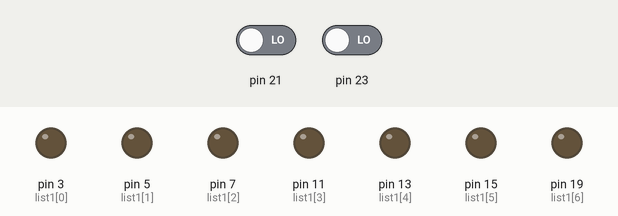
Simulated run of this program. Board: Raspberry Pi (header pin numbers). On the bench: output pins drawn as LEDs (lit = HIGH). The inputs (shaded band) are chosen by the test bench; at power-on: pin 21 LOW, pin 23 LOW.

Above: at 1.2 s.
1.3 s: pin 21 driven HIGH
At 2.1 s:
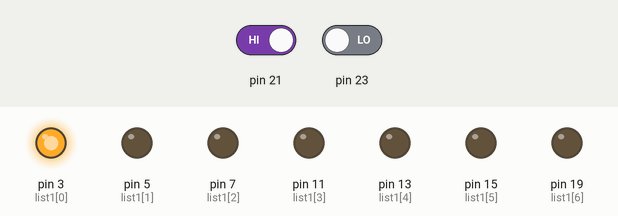
At 8.3 s:
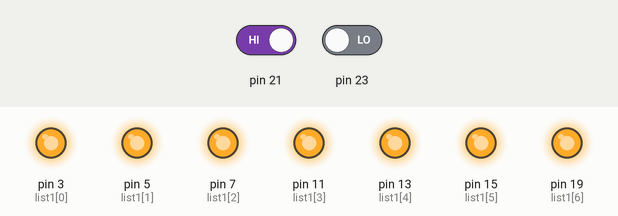
Timing chart, 0 to 9.8 s (numbered marks = the images above; inputs shaded):
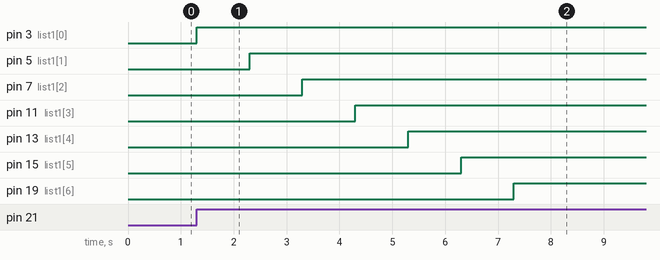

The program:

2pushbotton-_7leds_light_up_in_order_n_reverse.py
```python
import RPi.GPIO as gpio
from time import sleep

gpio.setwarnings(False)
gpio.setmode(gpio.BOARD)
gpio.setup(3,gpio.OUT,initial=gpio.LOW)
gpio.setup(5,gpio.OUT,initial=gpio.LOW)
gpio.setup(7,gpio.OUT,initial=gpio.LOW)
gpio.setup(11,gpio.OUT,initial=gpio.LOW)
gpio.setup(13,gpio.OUT,initial=gpio.LOW)
gpio.setup(15,gpio.OUT,initial=gpio.LOW)
gpio.setup(19,gpio.OUT,initial=gpio.LOW)
#i=0
gpio.setup(21,gpio.IN)
gpio.setup(23,gpio.IN)


#     all 5 leds blink at a time

list1 = [3,5,7,11,13,15,19]
#list2 = [19,15,13,11,7,5,3]
while True:
    if(gpio.input(21)==gpio.HIGH):

        for i in list1:
            #sleep(1)
            gpio.output(i,gpio.HIGH)
            sleep(1)

    if(gpio.input(23)==gpio.HIGH):

        for j in range(0,len(list1),-1):

            gpio.output(list1[j],gpio.HIGH)
            sleep(1)
           
```

Measured:
- after the input at 1.3 s, pin 3 (list1[0]): LOW → HIGH at once; pin 5 (list1[1]): LOW → HIGH after 1.0 s; pin 7 (list1[2]): LOW → HIGH after 2.0 s; pin 11 (list1[3]): LOW → HIGH after 3.0 s; pin 13 (list1[4]): LOW → HIGH after 4.0 s
